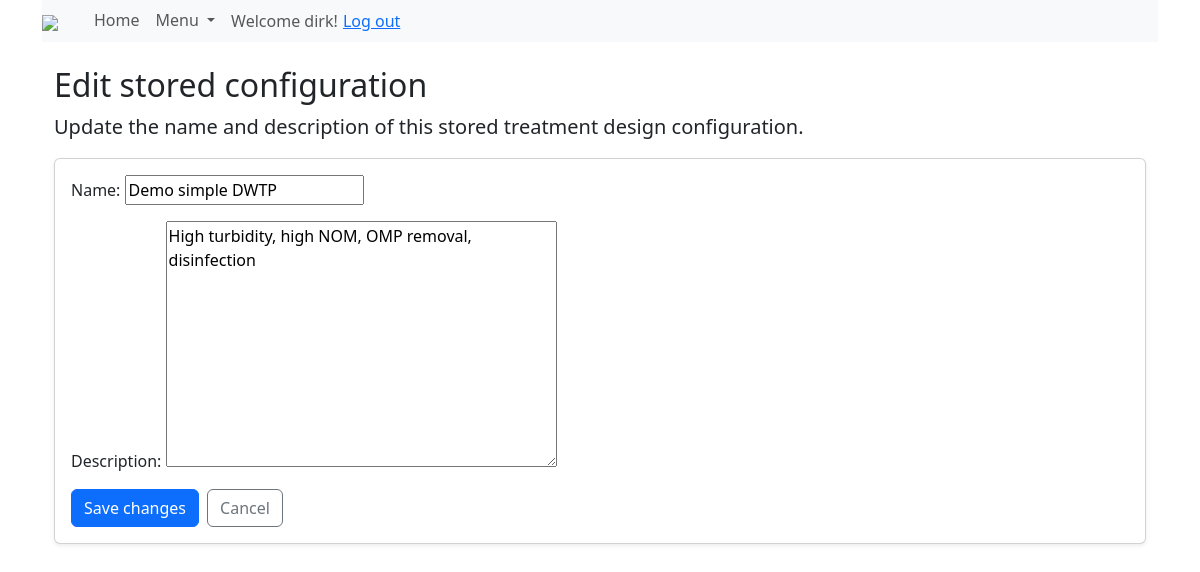
/configuration_manage/12/edit/ (signed in), run on the app's committed database.
### accounts/models.py (models this page shows, shortened)
class CustomUser(AbstractUser):
    pass

### drinq/models.py (models this page shows, shortened)
class MultiStepConfiguration(models.Model):
    name = models.CharField(max_length=150)
    description = models.TextField(blank=True, null=True, max_length=500)
    user = models.ForeignKey(
        CustomUser,
        on_delete=models.CASCADE,
        related_name='multistepforms',
        db_column='user',
        blank=True, null=True)
    date_created = models.DateTimeField(auto_now_add=True)
    water_source = models.ForeignKey(
        'DesignTree',
        on_delete=models.SET_NULL,
        db_column='water_source',
        related_name='multistepforms',
        blank=True, null=True)
    session_key = models.CharField(max_length=40)
    class Meta:
        db_table = 'form_multistep'

### drinq/views.py (the view, shortened to what this page needs)
class ConfigurationUpdateView(LoginRequiredMixin, generic.UpdateView):
    model = MultiStepConfiguration
    form_class = ConfigurationNameForm
    template_name = 'drinq/configuration_edit.html'
    def get_queryset(self):
        return MultiStepConfiguration.objects.filter(user=self.request.user)

### drinq/forms.py
class ConfigurationNameForm(forms.ModelForm):
    class Meta:
        model = MultiStepConfiguration
        fields = ['name', 'description']

### templates/drinq/configuration_edit.html (shortened to what this page needs)
{% extends 'base.html' %}
{% load i18n %}
{% block content %}
<div class="container mt-4">
    <h2>Edit stored configuration</h2>
    <p class="lead">
        Update the name and description of this stored treatment design
        configuration.
    </p>
    <div class="card shadow-sm">
        <div class="card-body">
            <form method="post">
                <div class="form-group mb-3">
                    {{ form.name.label_tag }}
                    {{ form.name }}
                </div>
                <div class="form-group mb-3">
                    {{ form.description.label_tag }}
                    {{ form.description }}
                </div>
                <div class="d-flex gap-2">
                    <button type="submit" class="btn btn-primary">
                        Save changes
                    </button>
                    <a href="{% url 'configuration_manage' %}" class="btn btn-outline-secondary">
                        Cancel
                    </a>
                </div>
            </form>
        </div>
    </div>
</div>
{% endblock %}

### templates/base.html (shortened to what this page needs)
<!DOCTYPE html>
<html lang="en">
{% load static %}
{% load admin_urls %}
{% load custom_logout %}
<head>
    {% block style %}
    {% block bootstrap_theme %}
        <link rel="stylesheet" href="{%static "css/bootstrap.min.css" %}">
        <link rel="stylesheet" type="text/css" href="{% static "css/style.css" %}"/>
        <link rel="stylesheet" type="text/css" href="{% static "css/drinq.css" %}"/>
    {% endblock %}
    {% endblock %}
</head>
<body class="container">
    {% block navbar %}
    <nav class="navbar navbar-expand-lg navbar-light bg-light">
        <a class="navbar-brand" href="#">
            <img src="{% static 'logo-todrinq.png' %}" height="34">
        </a>
        <div class="collapse navbar-collapse" id="navbarSupportedContent">
            <div class="container-fluid">
                <ul class="navbar-nav mr-auto">
                    <li class="nav-item">
                        <a class="nav-link" href="{% url 'index' %}">Home</a>
                    </li>
                    <li class="nav-item dropdown">
                        <a class="nav-link dropdown-toggle" href="#" id="navbarDropdown" role="button" data-bs-toggle="dropdown" aria-haspopup="true" aria-expanded="false">
                            Menu
                        </a>
                    </li>
                    {% block userlinks %}
                    <li class="nav-item">
                        {% if user.is_authenticated %}
                            <span class="nav-link">
                            Welcome {{ user.username }}!
                            <form action="{% url 'rest_framework:logout' %}" method="post" style="display:inline;">
                                <button type="submit" class="btn btn-link p-0 align-baseline">Log out</button>
                            </form>
                            </span>
                        {% endif %}
                    </li>
                    {% endblock %}
                </ul>
            </div>
        </div>
    </nav>
    {% endblock %}
</body>
{% block content %}{% endblock %}
</html>

### drinq/static/css/drinq.css (style rules this page uses)
.navbar { background-color: rgb(255, 255, 255); margin:0%; padding: 0%; }
.h2, h2 { margin-top: .67em; }

### data on the page
CustomUser: username "dirk"
MultiStepConfiguration: name "Demo simple DWTP", description "High turbidity, high NOM, OMP removal, disinfection"
